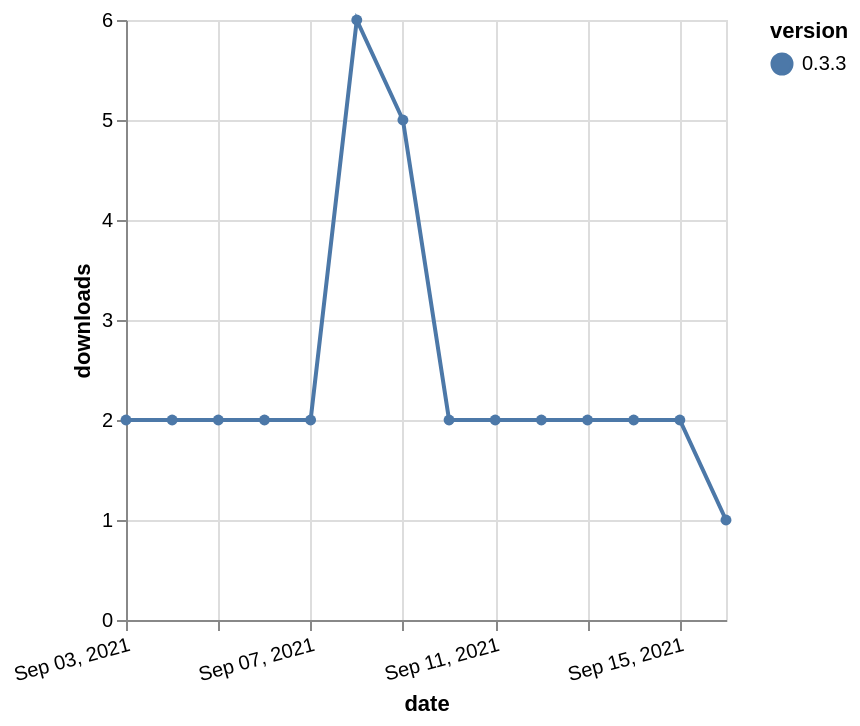

Express this chart as Vega-Lite.
### Vega-Lite specification from a JSON file in a GitHub repository (floating-point values rounded to 4 significant figures)
{"$schema": "https://vega.github.io/schema/vega-lite/v5.json", "description": "A simple bar chart with embedded data.", "data": {"values": [{"date": "2021-09-03", "total": 4346, "delta": 2, "version": "0.3.3"}, {"date": "2021-09-04", "total": 4348, "delta": 2, "version": "0.3.3"}, {"date": "2021-09-05", "total": 4350, "delta": 2, "version": "0.3.3"}, {"date": "2021-09-06", "total": 4352, "delta": 2, "version": "0.3.3"}, {"date": "2021-09-07", "total": 4354, "delta": 2, "version": "0.3.3"}, {"date": "2021-09-08", "total": 4360, "delta": 6, "version": "0.3.3"}, {"date": "2021-09-09", "total": 4365, "delta": 5, "version": "0.3.3"}, {"date": "2021-09-10", "total": 4367, "delta": 2, "version": "0.3.3"}, {"date": "2021-09-11", "total": 4369, "delta": 2, "version": "0.3.3"}, {"date": "2021-09-12", "total": 4371, "delta": 2, "version": "0.3.3"}, {"date": "2021-09-13", "total": 4373, "delta": 2, "version": "0.3.3"}, {"date": "2021-09-14", "total": 4375, "delta": 2, "version": "0.3.3"}, {"date": "2021-09-15", "total": 4377, "delta": 2, "version": "0.3.3"}, {"date": "2021-09-16", "total": 4378, "delta": 1, "version": "0.3.3"}]}, "width": "container", "mark": {"type": "line", "point": {"filled": true}}, "encoding": {"x": {"field": "date", "type": "temporal", "timeUnit": "yearmonthdate", "title": "date", "axis": {"labelAngle": -15}}, "y": {"field": "delta", "type": "quantitative", "title": "downloads"}, "color": {"field": "version", "type": "nominal"}, "tooltip": {"field": "delta"}}}
